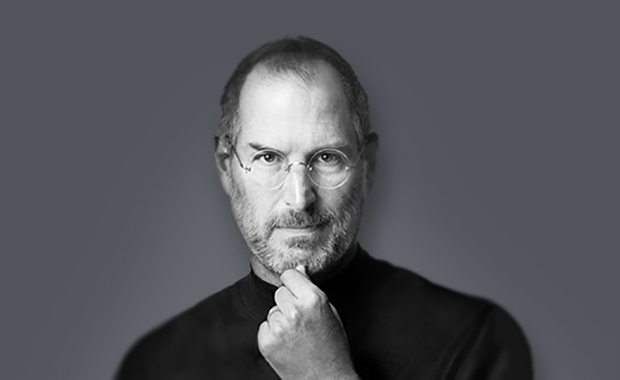
#> input picture steve.jpg, 620 x 380 px
$ python code.py
#> lines starting #> are read from the running program, lines starting #| are printed output that depends on the picture; after the words box and inside, x2 and y2 are one past the last pixel; in counts of white or black regions, pixels touching at a corner belong together
#! /usr/bin python
# -
# hi frnds  have a fun .....vijesh
import cv2

# classifiers
face_cascade = cv2.CascadeClassifier('haarcascade_frontalface_default.xml')
eye_cascade = cv2.CascadeClassifier('haarcascade_eye.xml')

vijesh = cv2.imread('steve.jpg')
#> vijesh is the input picture: shape (380, 620, 3); mean B, G, R 91.6, 86.7, 84.6

gray = cv2.cvtColor(vijesh, cv2.COLOR_BGR2GRAY)
#
yuz_detect = face_cascade.detectMultiScale(gray, 1.3, 5)
#> yuz_detect = [[215, 97, 168, 168]]

for (x, y, w, h) in yuz_detect:
    cv2.rectangle(vijesh, (x, y), (x+w, y+h), (255, 0, 0), 2)
   #
   #
   #
    roi_gray = gray[y:y+h, x:x+w]
    roi_color = vijesh[y:y+h, x:x+w]
    goz_detect = eye_cascade.detectMultiScale(roi_gray)
    for (ex, ey, ew, eh) in goz_detect :
        cv2.rectangle(roi_color, (ex, ey), (ex+ew, ey+eh), (0, 255, 0), 1)
#> this loop made 1 pass
#> (x, y, w, h, goz_detect) on pass 1: (215, 97, 168, 168, [[38, 49, 23, 23], [97, 50, 22, 22], [33, 40, 44, 44]])
#> pass 1, `roi_gray = gray[y:y+h, x:x+w]`:
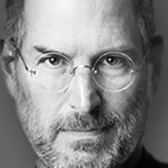
#> roi_gray: shape (168, 168); min 0, max 255, mean 134
#> pass 1, `roi_color = vijesh[y:y+h, x:x+w]`:
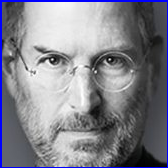
#> roi_color: shape (168, 168, 3); mean B, G, R 140.1, 130.2, 130
#> after the loop:
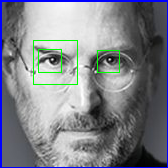
#> roi_color: shape (168, 168, 3); 1.26% of pixels changed, all inside (x1, y1, x2, y2) = (33, 40, 120, 85)
#> after the loop:
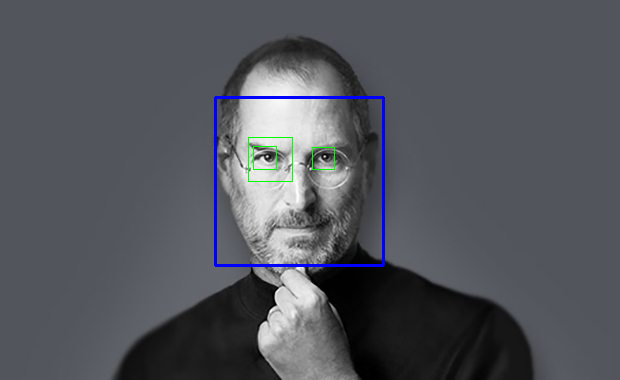
#> vijesh: shape (380, 620, 3); 1.01% of pixels changed, all inside (x1, y1, x2, y2) = (214, 96, 385, 267)

cv2.imshow('Face & Eye Detection', vijesh )

cv2.waitKey(0)
cv2.destroyAllWindows()
